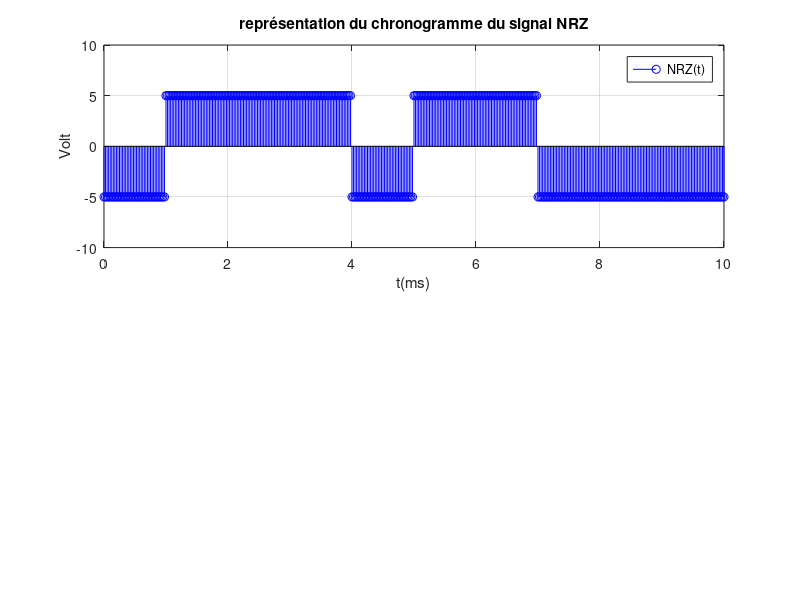

Write MATLAB code to recreate this figure. (Note: this script raises an error after producing the figure.)
%% 
clear;
clc;
close;
%% Définition des variables
D=1000;          %débit en bits/s
Nech_bit=40;    % nombre d'échantillons par symbole; doit être pair.
fe=D*Nech_bit;  %fréquence d'échantillonnage.

Te=1/fe;  % période d'échantillonnage
Tb=1/D;   % durée d'un bit

data=[0 1 1 1 0 1 1 0 0 0 0 0 0 0  1 0 ];  %séquence utilisateur de 10 bits
alea=randi([0 1],1,10000);
data=[data alea];  %ajoute 10000 bits aléatoires
                                         %après la séquence utilisateur

Nb=size(data,2);          %Nb de bits à transmettre
Nech=Nech_bit*Nb;        %nombre total d'échantillons  
Tmax=Nb*Tb;               %durée de la trame

t=0:Te:Tmax-Te;           %vecteur temps constitué de Ns*Nb échantilllons   


%% Création du signal NRZ
signal_NRZ=[];             %initialisation du signal codé en NRZ
symbole_1=5*ones(1,Nech_bit); % Dans le cas ou on a un bit de '1' on a une amplitude de 5V, on envoit donc une suite de 1 (ones)
symbole_0=-5*ones(1,Nech_bit); % Dans le cas ou on a un bit de '0' on a une amplitude de -5V, on envoit donc une suite de 1 (ones)

for n=1:Nb      %codage des différents bits
     if (data(n)==1)
        signal_NRZ=[signal_NRZ symbole_1];
     else
        signal_NRZ=[signal_NRZ symbole_0];
     end
    
end   


%% Affichage du chronogramme du signal NRZ
subplot(2,1,1)
stem(t*1000,signal_NRZ,"b"); %t en ms
title('représentation du chronogramme du signal NRZ')
xlabel('t(ms)')
ylabel('Volt')
legend('NRZ(t)')
axis([0 1000*10/D -10 10])  %affichage de 10 symboles
grid on

%% Calcul puis affichage du spectre su signal NRZ 
[X f]=spectre(signal_NRZ,fe,Nech);
subplot(2,1,2);
plot(f,X,"b");
title('Spectre en amplitude du signal codé en NRZ')
xlabel('f(Hz)')
ylabel('dBV')
legend('|NRZ(f)|')
axis([0 4*D -60 0])  %affichage entre 0 et 2*D (Hz)
grid on

